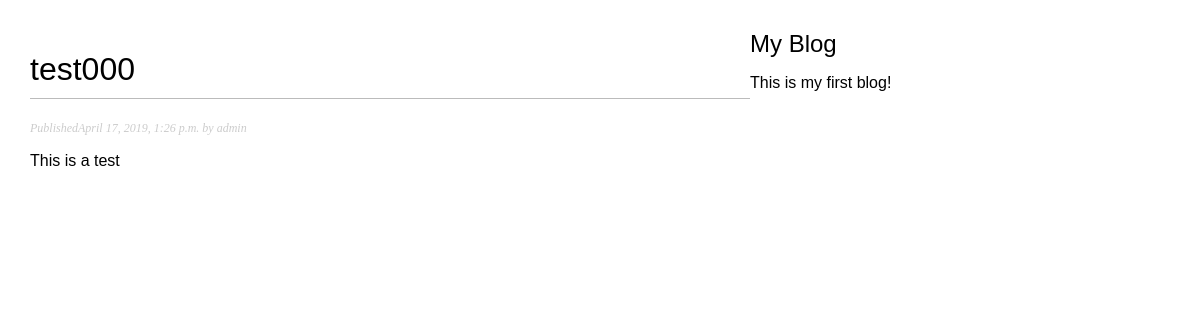
Page /blog/2019/04/17/test000/ on the committed database.
### blog/models.py (models this page shows, shortened)
class Post(models.Model):
    title = models.CharField(max_length=250)
    slug = models.SlugField(max_length = 250,
                    unique_for_date='publish')
    author = models.ForeignKey(User, on_delete=models.CASCADE,
                        related_name="blog_posts")
    body = models.TextField()
    publish= models.DateTimeField(default = timezone.now)
    created = models.DateTimeField(auto_now_add = True)
    updated = models.DateTimeField(auto_now =True)
    STATUS_CHOICES = (
        ('draft','Draft'),
        ('published','Published'),
    )
    status = models.CharField(max_length=10,
                             choices = STATUS_CHOICES,
                            default = 'draft'
    )
    objects = models.Manager()
    published = PublishedManager()
    class Meta:
        ordering = ('-publish',)
        db_table = 'MyBlog'

### blog/views.py (the view)
# urls.py: url(r'^(?P<year>\d{4})/(?P<month>\d{2})/(?P<day>\d{2})/(?P<post>[-\w]+)/$', views.post_detail,name='post_detail'),
def post_detail(request,year,month,day,post):
    post = Post.published.filter(slug=post)[0]
    return render(request,'blog/post/detail.html',{'post': post})

### blog/models.py (called while the page is built)
    def get_queryset(self):#返回执行过的查询集的方法
        return super(PublishedManager,self).get_queryset().filter(status='published')

### blog/templates/blog/post/detail.html (shortened to what this page needs)
{% extends "blog/post/base.html" %}
{% block content %}
    <h1>{{ post.title }}</h1>
    <p class="date" >Published{{post.publish}} by {{post.author}}</p>
    {{post.body|linebreaks }}
{% endblock %}

### blog/static/css/blog.css (style rules this page uses)
body { margin:0; padding:0; font-family: helvetica, sana-serif; }
h1 { font-weight: normal; border-bottom: 1px solid #bbb; padding: 0 0 10px 0; }
p.date { color:#ccc; font-family: georgia,serif; font-size: 12px; font-style: italic; }

### rows in the picture
Post: title "test000", publish "April 17, 2019, 1:26 p.m.", author "admin", body "This is a test"
